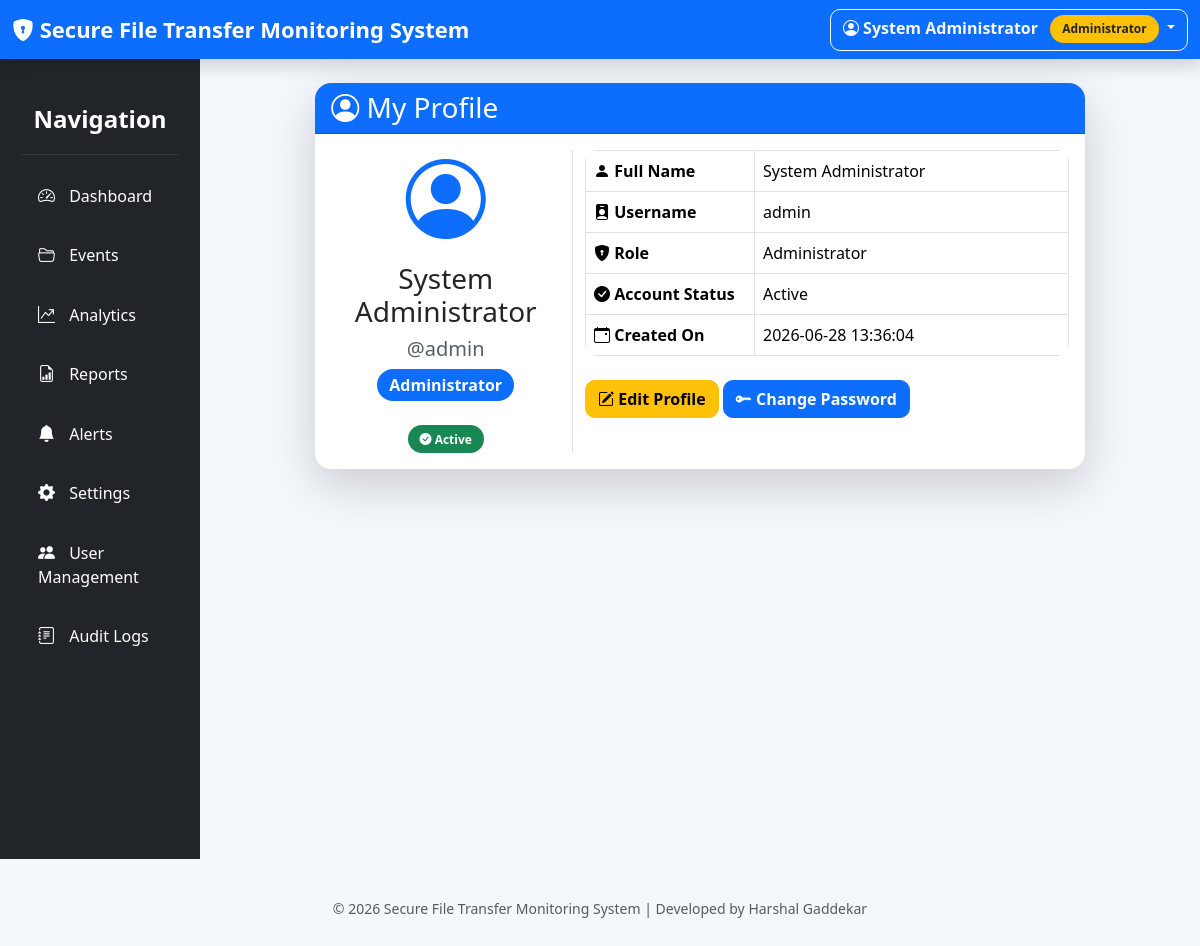
Screenshot of /profile (signed in) with the database file from the repository.
### tables this page shows
CREATE TABLE users(

    id INTEGER PRIMARY KEY AUTOINCREMENT,

    username TEXT UNIQUE NOT NULL,

    password TEXT NOT NULL,

    full_name TEXT,

    role TEXT NOT NULL,

    status TEXT DEFAULT 'Active',

    created_at TIMESTAMP DEFAULT CURRENT_TIMESTAMP
);

### app.py (the view)
@app.route("/profile")
def profile():
    if not session.get("logged_in"):
        return redirect("/login")
    user = get_user_by_username(session["username"])
    return render_template(
        "profile.html",
        user=user
    )

### modules/users.py (called while the page is built)
def get_user_by_username(username):
    conn = sqlite3.connect(DATABASE)
    conn.row_factory = sqlite3.Row
    cursor = conn.cursor()
    cursor.execute("""

        SELECT *

        FROM users

        WHERE username=?

    """, (username,))
    user = cursor.fetchone()
    conn.close()
    return user

### templates/profile.html (shortened to what this page needs)
{% extends "base.html" %}
{% block content %}
<div class="container-fluid">
    <div class="row justify-content-center">
        <div class="col-lg-10">
            <div class="card shadow-lg border-0">
                <div class="card-header bg-primary text-white">
                    <h3 class="mb-0">
                        <i class="bi bi-person-circle"></i>
                        My Profile
                    </h3>
                </div>
                <div class="card-body">
                    <div class="row">
                        <div class="col-lg-4 text-center border-end">
                            <i class="bi bi-person-circle display-1 text-primary"></i>
                            <h3 class="mt-3">
                                {{ user["full_name"] }}
                            </h3>
                            <h5 class="text-muted">
                                @{{ user["username"] }}
                            </h5>
                            <span class="badge bg-primary fs-6">
                                {{ user["role"] }}
                            </span>
                            <br><br>
                            {% if user["status"] == "Active" %}
                                <span class="badge bg-success">
                                    <i class="bi bi-check-circle-fill"></i>
                                    Active
                                </span>
                            {% else %}
                                <span class="badge bg-danger">
                                    <i class="bi bi-x-circle-fill"></i>
                                    Inactive
                                </span>
                            {% endif %}
                        </div>
                        <div class="col-lg-8">
                            <table class="table table-bordered table-hover">
                                <tr>
                                    <th width="35%">
                                        <i class="bi bi-person-fill"></i>
                                        Full Name
                                    </th>
                                    <td>
                                        {{ user["full_name"] }}
                                    </td>
                                </tr>
                                <tr>
                                    <th>
                                        <i class="bi bi-person-badge-fill"></i>
                                        Username
                                    </th>
                                    <td>
                                        {{ user["username"] }}
                                    </td>
                                </tr>
                                <tr>
                                    <th>
                                        <i class="bi bi-shield-lock-fill"></i>
                                        Role
                                    </th>
                                    <td>
                                        {{ user["role"] }}
                                    </td>
                                </tr>
                                <tr>
                                    <th>
                                        <i class="bi bi-check-circle-fill"></i>
                                        Account Status
                                    </th>
                                    <td>
                                        {{ user["status"] }}
                                    </td>
                                </tr>
                                <tr>
                                    <th>
                                        <i class="bi bi-calendar-event"></i>
                                        Created On
                                    </th>
                                    <td>
                                        {{ user["created_at"] }}
                                    </td>
                                </tr>
                            </table>
                            <div class="mt-4">
                                <a href="/users/edit/{{ user['id'] }}"
                                   class="btn btn-warning">
                                    <i class="bi bi-pencil-square"></i>
                                    Edit Profile
                                </a>
                                <a href="/change-password"
                                   class="btn btn-primary">
                                    <i class="bi bi-key-fill"></i>
                                    Change Password
                                </a>
                            </div>
                        </div>
                    </div>
                </div>
            </div>
        </div>
    </div>
</div>
{% endblock %}

### templates/base.html (shortened to what this page needs)
<!DOCTYPE html>
<html lang="en">
<head>
<link href="https://cdn.jsdelivr.net/npm/bootstrap@5.3.3/dist/css/bootstrap.min.css" rel="stylesheet">
<link href="https://cdn.jsdelivr.net/npm/bootstrap-icons@1.11.3/font/bootstrap-icons.css" rel="stylesheet">
<link rel="stylesheet" href="{{ url_for('static', filename='css/style.css') }}">
</head>
<body>
<nav class="navbar navbar-expand-lg navbar-dark bg-primary shadow">
<div class="container-fluid">
    <a class="navbar-brand fw-bold" href="/">
        <i class="bi bi-shield-lock-fill"></i>
        Secure File Transfer Monitoring System
    </a>
<div class="ms-auto">
    <div class="dropdown">
        <button
            class="btn btn-outline-light dropdown-toggle"
            type="button"
            data-bs-toggle="dropdown">
            <i class="bi bi-person-circle"></i>
            {{ session.get('full_name') }}
            <span class="badge bg-warning text-dark ms-2">
                {{ session.get('role') }}
            </span>
        </button>
    </div>
</div>
</div>
</nav>
<div class="container-fluid">
<div class="row">
    <div class="col-lg-2 sidebar">
        <h4 class="mt-4 text-center">
            Navigation
        </h4>
        <hr>
        <a href="/">
            <i class="bi bi-speedometer2"></i>
            Dashboard
        </a>
        <a href="/events">
            <i class="bi bi-folder2-open"></i>
            Events
        </a>
        <a href="/analytics">
            <i class="bi bi-graph-up-arrow"></i>
            Analytics
        </a>
        <a href="/reports">
            <i class="bi bi-file-earmark-bar-graph"></i>
            Reports
        </a>
        <a href="/alerts">
            <i class="bi bi-bell-fill"></i>
            Alerts
        </a>
        <a href="/settings">
            <i class="bi bi-gear-fill"></i>
            Settings
        </a>
        <a href="/users">
            <i class="bi bi-people-fill"></i>
            User Management
        </a>
        <a href="/audit-logs">
            <i class="bi bi-journal-text"></i>
            Audit Logs
        </a>
    </div>
    <div class="col-lg-10 p-4">
        {% block content %}
        {% endblock %}
    </div>
</div>
</div>
<footer class="text-center mt-4 mb-3 text-muted">
© 2026 Secure File Transfer Monitoring System |
Developed by Harshal Gaddekar
</footer>
</body>
</html>

### static/css/style.css (style rules this page uses)
:root { --primary:#0d6efd; --success:#198754; --warning:#ffc107; --danger:#dc3545; --info:#0dcaf0; --dark:#212529; --background:#f4f7fc; --card-shadow:0 8px 20px rgba(0,0,0,.08); --card-hover:0 15px 35px rgba(0,0,0,.15); }
body { background:var(--background); font-family:'Segoe UI',Tahoma,Geneva,Verdana,sans-serif; overflow-x:hidden; color:#212529; }
.navbar { box-shadow:0 4px 18px rgba(0,0,0,.12); }
.navbar-brand { font-size:22px; font-weight:700; }
.sidebar { background:#212529; min-height:100vh; padding:22px; }
.sidebar h4 { color:white; margin-bottom:20px; font-weight:600; }
.sidebar hr { border-color:#6c757d; }
.sidebar a { display:block; color:white; text-decoration:none; padding:12px 16px; margin-bottom:10px; border-radius:10px; transition:all .25s ease; font-weight:500; }
.sidebar i { margin-right:10px; font-size:17px; }
.card { border:none; border-radius:16px; box-shadow:var(--card-shadow); transition:all .25s ease; }
.card-header { font-weight:600; border-top-left-radius:16px !important; border-top-right-radius:16px !important; }
.table { background:white; border-radius:12px; overflow:hidden; }
.table td, .table th { vertical-align:middle; }
.table tbody tr { transition:.2s; }
.badge { padding:8px 12px; font-size:12px; font-weight:600; border-radius:20px; }
.btn { border-radius:10px; font-weight:600; }
footer { color:#6c757d; padding:15px; font-size:14px; }
.card, .btn, .sidebar a { transition:all .25s ease-in-out; }

### rows the page displays
users: get "System Administrator", get "Administrator", full_name "System Administrator", username "admin", role "Administrator", status "Active", created_at "2026-06-28 13:36:04"
